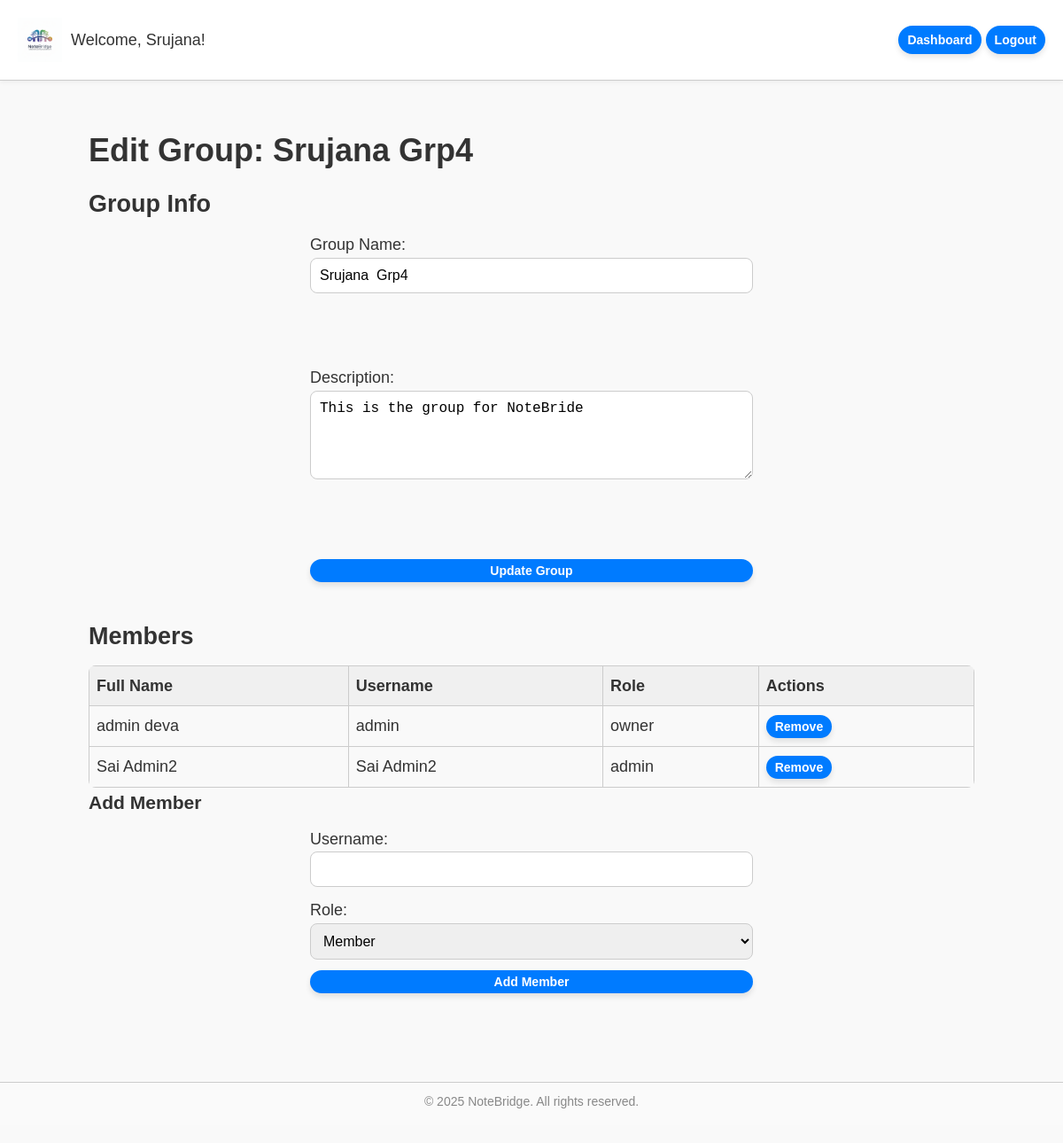
The app's page /groups/3/edit (signed in) with its own data.
### tables this page shows
CREATE TABLE users (
        id INTEGER PRIMARY KEY AUTOINCREMENT,
        username TEXT UNIQUE NOT NULL,
        password_hash TEXT NOT NULL,
        full_name TEXT,
        created_at TEXT NOT NULL
    );

CREATE TABLE groups (
        id INTEGER PRIMARY KEY AUTOINCREMENT,
        name TEXT NOT NULL,
        description TEXT,
        created_at TEXT NOT NULL
    );

CREATE TABLE group_members (
        id INTEGER PRIMARY KEY AUTOINCREMENT,
        group_id INTEGER NOT NULL,
        user_id INTEGER NOT NULL,
        role TEXT DEFAULT 'member',
        joined_at TEXT NOT NULL,
        FOREIGN KEY(group_id) REFERENCES groups(id) ON DELETE CASCADE,
        FOREIGN KEY(user_id) REFERENCES users(id) ON DELETE CASCADE
    );

### groups.py (the view)
@group_bp.route('/<int:group_id>/edit', methods=['GET', 'POST'])
@login_required
def edit_group(group_id):
    group = get_group(group_id)
    db = get_db()
    if request.method == 'POST':
        name = request.form.get('name', group['name'])
        description = request.form.get('description', group['description'])
        db.execute('UPDATE groups SET name=?, description=? WHERE id=?', (name, description, group_id))
        db.commit()
        return redirect(url_for('group.view_group', group_id=group_id))
    members = get_members(group_id)
    user = current_user()
    return render_template('group_edit.html', group=group, members=members, user=user)

### auth.py (called while the page is built)
def current_user():
    uid = session.get('user_id')
    if not uid:
        return None
    db = get_db()
    return db.execute('SELECT id, username, full_name FROM users WHERE id=?', (uid,)).fetchone()

def login_required(f):
    @wraps(f)
    def wrapped(*args, **kwargs):
        if not current_user():
            return redirect(url_for('auth.login'))
        return f(*args, **kwargs)
    return wrapped

### database.py (called while the page is built)
def get_db():
    db = getattr(g, "_database", None)
    if db is None:
        db = g._database = sqlite3.connect(DATABASE)
        db.row_factory = sqlite3.Row
    return db

def close_connection(exception=None):
    db = getattr(g, "_database", None)
    if db is not None:
        db.close()

### groups.py (called while the page is built)
def get_group(group_id):
    db = get_db()
    group = db.execute('SELECT * FROM groups WHERE id=?', (group_id,)).fetchone()
    if not group:
        abort(404, "Group not found")
    return group

def get_members(group_id):
    db = get_db()
    members = db.execute(
        'SELECT u.id as user_id, u.username, u.full_name, gm.role '
        'FROM users u JOIN group_members gm ON u.id = gm.user_id '
        'WHERE gm.group_id=?',
        (group_id,)
    ).fetchall()
    return members

### templates/group_edit.html (shortened to what this page needs)
<!DOCTYPE html>
<html lang="en">
<head>
    <link rel="stylesheet" href="{{ url_for('static', filename='style.css') }}">
</head>
<body class="font-medium">
    <header>
        <div style="display:flex; align-items:center;">
            <img src="{{ url_for('static', filename='logo.jpg') }}" alt="NoteBridge Logo" height="50">
            <div style="margin-left:10px;">Welcome, {{ user['full_name'] or user['username'] }}!</div>
        </div>
        <nav>
            <a href="{{ url_for('dashboard.dashboard') }}" class="btn">Dashboard</a>
            <a href="{{ url_for('auth.logout') }}" class="btn">Logout</a>
        </nav>
    </header>
    <main>
        <h1>Edit Group: {{ group['name'] }}</h1>
        <section>
            <h2>Group Info</h2>
            <form method="post" action="{{ url_for('group.edit_group', group_id=group['id']) }}">
                <label>
                    Group Name:
                    <input type="text" name="name" value="{{ group['name'] }}" required>
                </label>
                <br><br>
                <label>
                    Description:
                    <textarea name="description" rows="3">{{ group['description'] }}</textarea>
                </label>
                <br><br>
                <button type="submit" class="btn">Update Group</button>
            </form>
        </section>
        <section>
            <h2>Members</h2>
            <table>
                <thead>
                    <tr>
                        <th>Full Name</th>
                        <th>Username</th>
                        <th>Role</th>
                        <th>Actions</th>
                    </tr>
                </thead>
                <tbody>
                    {% for member in members %}
                    <tr>
                        <td>{{ member['full_name'] or '-' }}</td>
                        <td>{{ member['username'] }}</td>
                        <td>{{ member['role'] }}</td>
                        <td>
                            {% if member['user_id'] != user['id'] %}
                            <form method="post"
                                action="{{ url_for('group.remove_member', group_id=group['id'], user_id=member['user_id']) }}"
                                style="display:inline;">
                                <button type="submit" class="btn">Remove</button>
                            </form>
                            {% else %}
                            Owner
                            {% endif %}
                        </td>
                    </tr>
                    {% endfor %}
                </tbody>
            </table>
            <h3>Add Member</h3>
            <form method="post" action="{{ url_for('group.add_member', group_id=group['id']) }}">
                <label>
                    Username:
                    <input type="text" name="username" required>
                </label>
                <label>
                    Role:
                    <select name="role">
                        <option value="member" selected>Member</option>
                    </select>
                </label>
                <button type="submit" class="btn">Add Member</button>
            </form>
        </section>
    </main>
    <footer>
        &copy; 2025 NoteBridge. All rights reserved.
    </footer>
</body>
</html>

### static/style.css (style rules this page uses)
body { font-family: Arial, sans-serif; margin: 0; padding: 0; line-height: 1.6; background-color: #f9f9f9; color: #333; transition: background 0.3s, color 0.3s; }
h1, h2, h3 { margin: 0 0 10px 0; font-weight: 700; }
a { text-decoration: none; color: #007BFF; transition: color 0.3s; }
.font-medium { font-size: 18px; }
.btn { display: inline-block; background-color: #007BFF; color: #fff; padding: 8px 18px; border: none; border-radius: 25px; cursor: pointer; font-size: 14px; font-weight: bold; box-shadow: 0 4px 6px rgba(0,0,0,0.1); transition: all 0.3s; }
header { display: flex; justify-content: space-between; align-items: center; padding: 20px; background-color: #fff; border-bottom: 1px solid #ccc; box-shadow: 0 2px 5px rgba(0,0,0,0.05); flex-wrap: wrap; }
main { padding: 30px 20px; max-width: 1000px; margin: auto; }
main section { margin-bottom: 40px; }
form { display: flex; flex-direction: column; gap: 12px; max-width: 500px; margin: auto; }
form input[type="text"], form input[type="password"], form textarea, form select { padding: 10px; font-size: 16px; border: 1px solid #ccc; border-radius: 8px; width: 100%; box-sizing: border-box; transition: border 0.3s, box-shadow 0.3s; }
textarea { resize: vertical; min-height: 100px; }
table { width: 100%; border-collapse: collapse; margin-top: 15px; border-radius: 8px; overflow: hidden; }
table th, table td { border: 1px solid #ccc; padding: 10px; text-align: left; }
table th { background-color: #f0f0f0; }
footer { text-align: center; font-size: 14px; color: #888; margin-top: 40px; border-top: 1px solid #ccc; padding: 15px 0; background: #fafafa; }

### templates/group_edit.html (style rules this page uses)
.font-medium { font-size: 18px; }
.btn { padding: 5px 10px; cursor: pointer; }
header, main, footer { margin-bottom: 20px; }
header { display: flex; justify-content: space-between; align-items: center; }
footer { text-align: center; font-size: 14px; color: #888; margin-top: 30px; border-top: 1px solid #ccc; padding-top: 10px; }
table { width: 100%; border-collapse: collapse; margin-top: 10px; }
table th, table td { border: 1px solid #ccc; padding: 8px; text-align: left; }
table th { background-color: #f0f0f0; }

### records on screen
users: full_name "Srujana"
groups: name "Srujana Grp4", description "This is the group for NoteBride"
group_members: full_name "admin deva", username "admin", role "owner"
group_members: full_name "Sai Admin2", username "Sai Admin2", role "admin"
